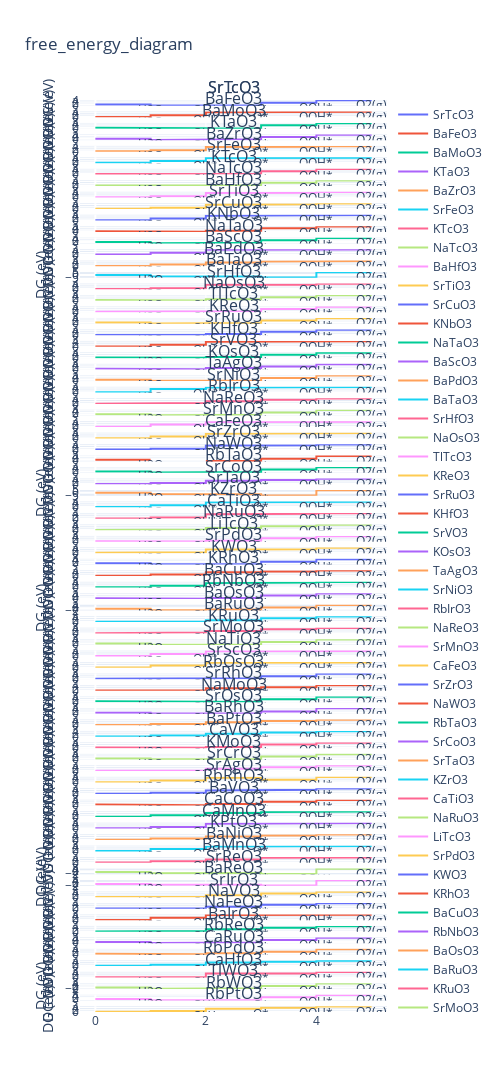

The cell this chart's notebook holds for it:
### Markdown cell above
<div>
    <a href="https://plotly.com/~gwanyeong/50/?share_key=atBCZhDkY1Yq1lCjq3nrsN" target="_blank" title="scaling_relations_v2" style="display: block; text-align: center;"><img src="https://plotly.com/~gwanyeong/50.png?share_key=atBCZhDkY1Yq1lCjq3nrsN" alt="scaling_relations_v2" style="max-width: 100%;width: 800px;"  width="800" onerror="this.onerror=null;this.src='https://plotly.com/404.png';" /></a>
    <script data-plotly="gwanyeong:50" sharekey-plotly="atBCZhDkY1Yq1lCjq3nrsN" src="https://plotly.com/embed.js" async></script>
</div>

### Code cell
fig = make_subplots(rows = 80, cols = 1, shared_xaxes = True,
                   subplot_titles=tuple(df['formula']), column_titles = tuple(df['formula']),
                  # vertical_spacing = 0.01
                   )

x_list = [0,1,1,2,2,3,3,4,4,5]
y_idx = [0,0,1,1,2,2,3,3,4,4]

for idx in range(1,81):
    ads_list= [0, df.loc[idx,'DE_OH'], df.loc[idx,'DE_O'], df.loc[idx,'DE_OOH'], 4.92]
    
    y_list = []
    for x in range(len(x_list)):
      #  print(x_list[x]," ",ads_list[y_idx[x]])
        y_list.append(ads_list[y_idx[x]])

    fig.append_trace(go.Scatter(x = x_list, y = y_list, name = df.loc[idx,'formula'],
                               text = ['', 'H2O','','OH*','','O*','','OOH*','','O2(g)'],
                               textposition = "bottom center",
                               mode = 'lines+text'), row = idx, col = 1)
    fig.update_yaxes(title_text = 'DG (eV)')
    layout = go.Layout(title = 'free energy diagram', titlefont = dict(size = 25), autosize = True, 
                          )

fig.update_layout(title_text = 'free_energy_diagram', showlegend = True, height = 15000, width = 500 )
# pyo.iplot(fig)
fig.show()
